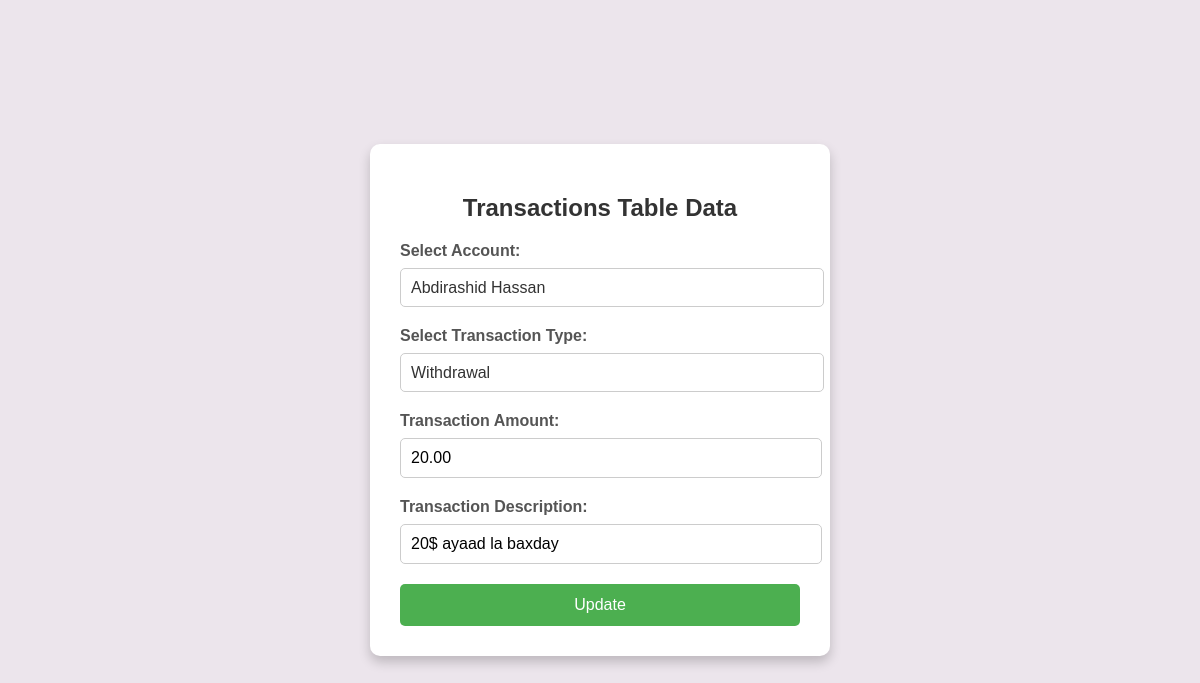
Screenshot of /transactions/transaction_update.php?update_id=6 with the database file from the repository.
### tables this page shows
CREATE TABLE `transactions` (
  `TransactionID` int(11) NOT NULL,
  `AccountID` int(11) NOT NULL,
  `TransactionType` varchar(90) NOT NULL,
  `Amount` decimal(15,2) NOT NULL,
  `TransactionDate` datetime NOT NULL DEFAULT current_timestamp(),
  `Description` text DEFAULT NULL
);

### transactions/transaction_update.php (the view, shortened to what this page needs)
<?php
include('../includes/connection.php');
if(isset($_GET['update_id'])){
    $uid=$_GET['update_id'];
    $select_query="Select * from `transactions` where TransactionID=$uid";
    $result_query=mysqli_query($conn,$select_query);
    $row=mysqli_fetch_assoc($result_query);
    $type=$row['TransactionType'];
    $amount=$row['Amount'];
    $Description=$row['Description'];
}
$sql = "SELECT accounts.CustomerID,' ',customers.FullName from accounts,customers WHERE accounts.CustomerID=customers.CustomerID";
$result = $conn->query($sql);
?>
<!DOCTYPE html>
<html lang="en">
  <head>
    <link rel="stylesheet" href="transaction.css" />
  </head>
  <body>
    <div class="form_container">
      <form action='' method='post'>
        <h2>Transactions Table Data</h2>
        <label for="account">Select Account:</label>
            <select id="account" name="account" required>
                <?php
                if ($result->num_rows > 0) {
                  while ($row = $result->fetch_assoc()) {
                      $selected = ($row['AccountID'] == $customer) ? 'selected' : '';
                      echo "<option value='" . $row['AccountID'] . "' $selected>" . $row['FullName'] . "</option>";
                  }
              }  else {
                    echo "<option value='' disabled>No Customers Available</option>";
                }
                ?>
            </select>
            <label for="type">Select Transaction Type:</label>
            <select id="type" name="type" required>
            <option value="Withdrawal" <?php echo ($type == "Withdrawal") ? "selected" : ""; ?>>Withdrawal</option>
            </select>
            <label for="amount">Transaction Amount:</label>
            <input type="text" id="amount" name="amount" value="<?php echo $amount ?>">
            <label for="describtion">Transaction Description:</label>
            <input type="text" id="describtion" name="description" value="<?php echo $Description ?>">
          <button type="submit" class="submit_btn" name="update">Update</button>
      </form>
    </div>

### transactions/transaction.css (style rules this page uses)
body { font-family: Arial, sans-serif; margin: 0; padding: 0; background-color: rgb(236, 229, 236); display: flex; justify-content: center; align-items: center; height: 100vh; }
.form_container { background: #fff; padding: 30px; border-radius: 10px; box-shadow: 0 6px 12px rgba(0, 0, 0, 0.2); width: 400px; }
form { display: flex; flex-direction: column; }
h2 { text-align: center; margin-bottom: 20px; color: #333; font-size: 24px; }
label { margin-bottom: 8px; font-weight: bold; color: #555; }
input[type="text"], input[type="email"] { width: 100%; padding: 10px; margin-bottom: 20px; border: 1px solid #ccc; border-radius: 5px; font-size: 16px; }
select { width: 106%; padding: 10px; margin-bottom: 20px; border: 1px solid #ccc; border-radius: 5px; font-size: 16px; background-color: #fff; color: #333; appearance: none; cursor: pointer; }
button { flex: 1; padding: 12px; border: none; border-radius: 5px; font-size: 16px; cursor: pointer; color: #fff; }
.submit_btn { background: #4caf50; }

### rows the page displays
transactions: type "Withdrawal", amount "20.00", description "20$ ayaad la baxday"

### other values shown
form field account "Abdirashid Hassan"
